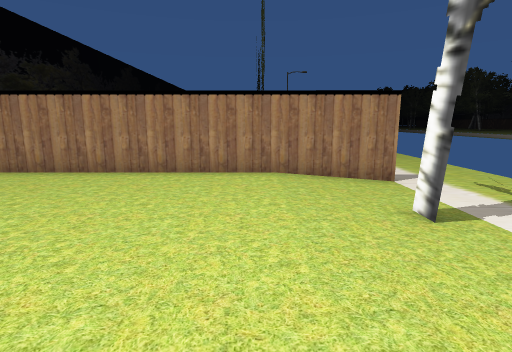
view 1 (above)

17 first-person views from a walk through a Unity game level. The camera is 1.2 m above the floor, tilts 10° down and sees 80° across. The floor is counted in squares, 1 m on a side. Each view is taken from the middle of a square. On the plan, view 1 faces up. The plan holds only what a view shows up to about 13 squares ahead; the rest is blank. The place goes on beyond the plan. The player is left out. Door leaves are left out, so doorways stand open.

view 2
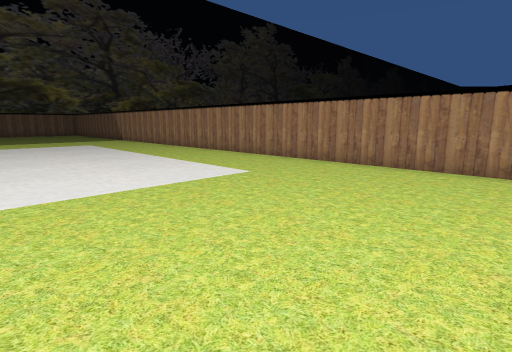

view 3
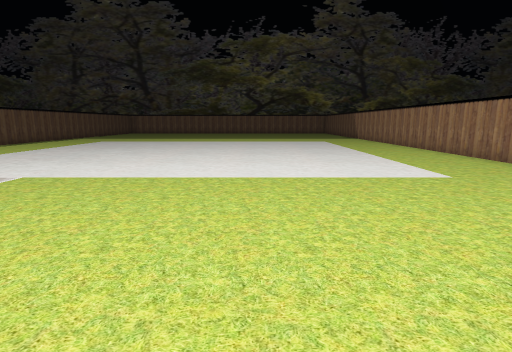

view 4
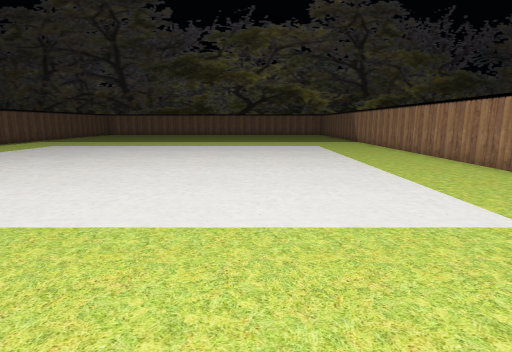

view 5
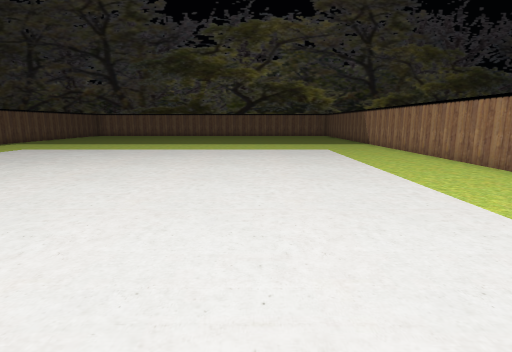

view 6
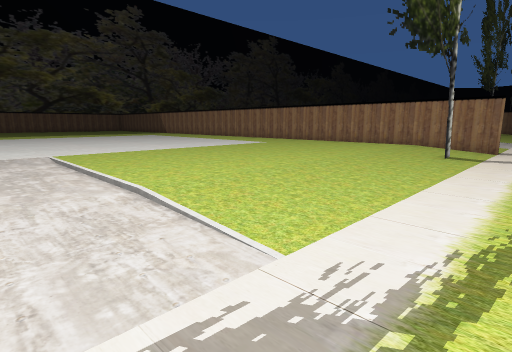

view 7
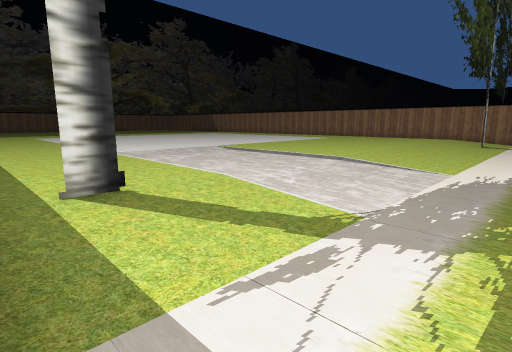

view 8
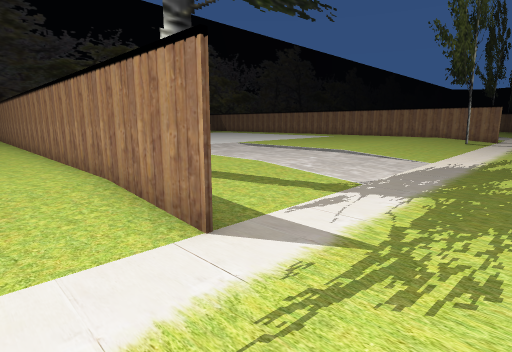

view 9
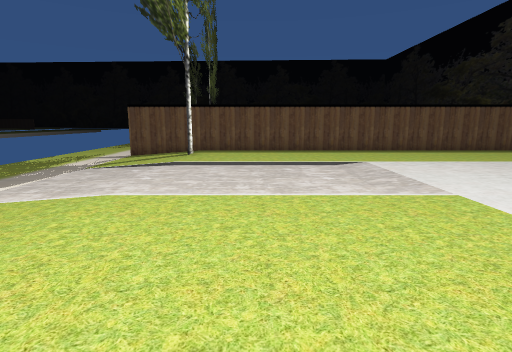

view 10
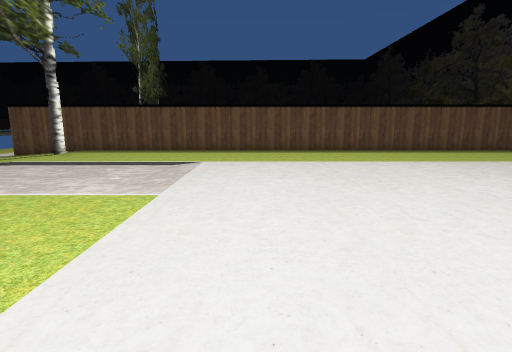

view 11
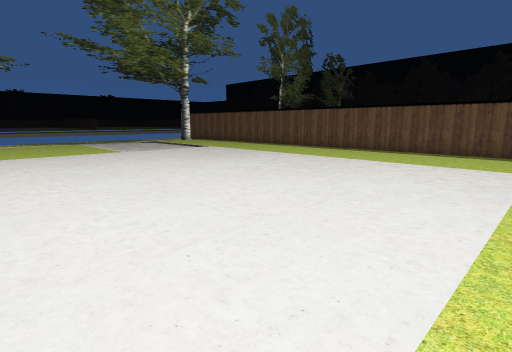

view 12
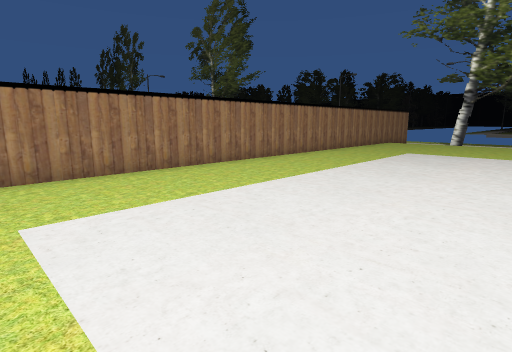

view 13
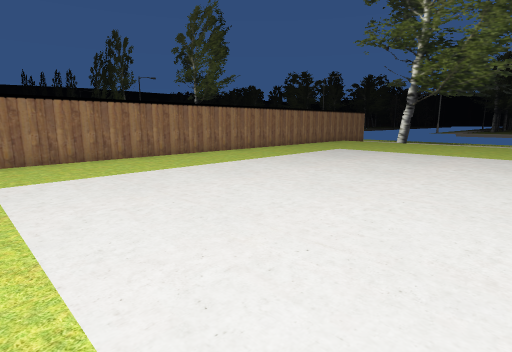

view 14
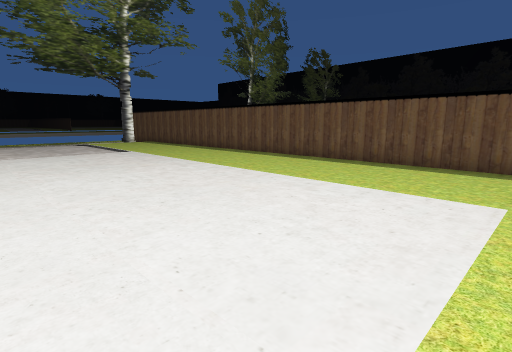

view 15
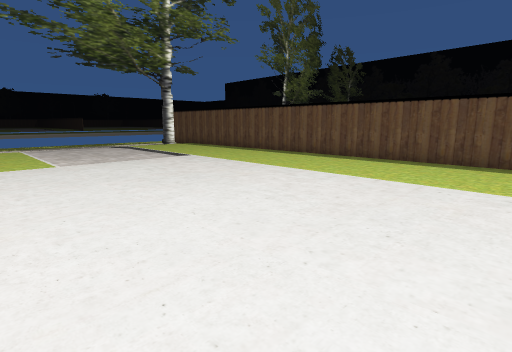

view 16
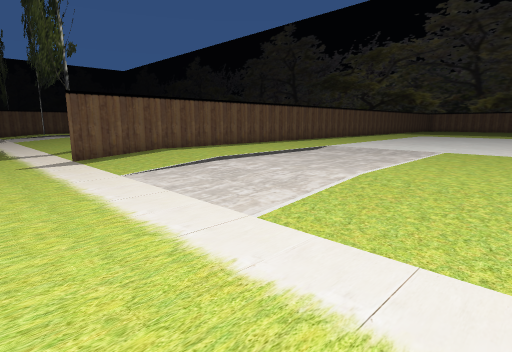

view 17
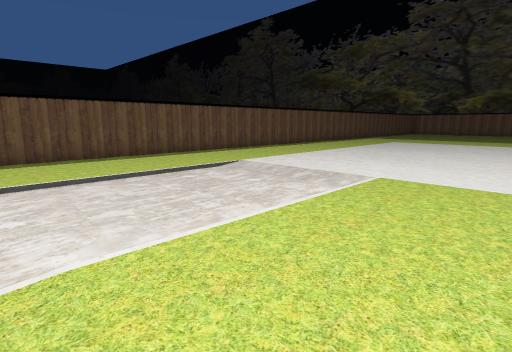

### Floor plan
Key: @ floor where view 1 was taken; # wall or solid block; . main floor; - floor 0.25 m lower than the main floor; = window, fence, low wall or low ledge; O other object.
Columns run from 18 left of view 1 to 6 right of it. Each row starts with its distance up from view 1.
 18              ..... ..-- -
 17     .............. ..---
 16     .................----
 15     ................-----
 14      ...............-----
 13       ..............-----
 12        .............-----
 11         .............----
 10          ............=---
  9           ...........=---
  8            ..........=---
  7  ###################O#---
  6 .....................=--
  5 .....................=--
  4 ....................O---
  3 .....................=--
  2 .....................=-
  1 .....................=-
  0 ..................@..=--
 -1 .....................=--
 -2 .....................=--
 -3 .....................=--
 -4 ................... .---
 -5 ...................O.---
 -6 ...................O----
 -7 ...................O----
 -8 ...................O----
 -9 ...................O-----
-10 ...................O.----
-11  ..................O.----
-12  .................O..----
-13 ##################O###---
-14           .........=.---
-15                    ..-- -

Where each view was taken, in squares from view 1:
view 1: 0 up, 0 right, facing up
view 2: 1 down, 0 right, facing up-left
view 3: 0 up, 1 right, facing left
view 4: 1 up, 2 left, facing left
view 5: 1 up, 4 left, facing left
view 6: 7 down, 5 right, facing up-left
view 7: 13 down, 5 right, facing up-left
view 8: 15 down, 6 right, facing up-left
view 9: 0 up, 2 left, facing down
view 10: 0 up, 7 left, facing down
view 11: 0 up, 18 left, facing down-right
view 12: 0 up, 18 left, facing up-right
view 13: 3 down, 18 left, facing up-right
view 14: 4 down, 18 left, facing down-right
view 15: 3 down, 15 left, facing down-right
view 16: 18 up, 6 right, facing down-left
view 17: 18 up, 1 right, facing down-left
